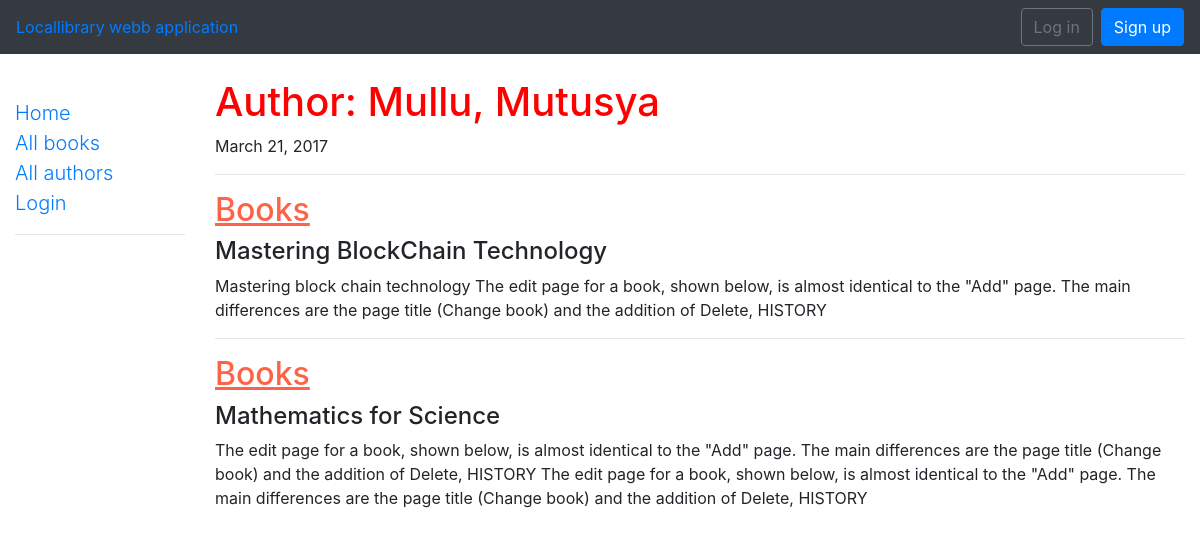
Screenshot of /catalog/author/4 with the database file from the repository.
### catalog/models.py (models this page shows, shortened)
class Author(models.Model):
    first_name = models.CharField(max_length=100)
    last_name = models.CharField(max_length=100)
    date_of_birth = models.DateField(null=True, blank=True)
    date_of_death = models.DateField('Died', null=True, blank=True)
    class Meta:
        ordering = ["last_name","first_name"]

class Book(models.Model):
    title = models.CharField(max_length=200)
    author = models.ForeignKey('Author', on_delete=models.SET_NULL, null=True)
    summary = models.TextField(max_length=1000, help_text='Enter a brief description of the book')
    isbn = models.CharField('ISBN',max_length=13, help_text='13 Character <a href="https://www.isbn-international.org/content/what-isbn">ISBN number</a>')
    genre = models.ManyToManyField(Genre, help_text='Select a genre for this book')
    book_language = models.ManyToManyField(Language, help_text='Select a language for this book')
    def display_genre(self):
        """
        Creates a string for the Genre. This is required to display genre in Admin.
        """
        return ', '.join([ genre.genre_name for genre in self.genre.all()[:4] ])
    display_genre.short_description = 'Genre'

### catalog/views.py (the view)
# urls.py: path('author/<int:pk>', views.AuthorDetailView.as_view(),name='author-detail'),
class AuthorDetailView(generic.DetailView):
    model=Author
    template_name = 'catalog/author_detail.html'

### catalog/templates/catalog/author_detail.html
{% extends "catalog/base_template.html" %}
{% block content %}
  <h1>Author: {{ author.first_name}}, {{ author.last_name}}</h1>
  <p>{{ author.date_of_birth}}</p>
  {% for book in author.book_set.all %}
    <hr>
    <h2>Books</h2>
    <h4>{{book.title}}</h4>
    <p>{{book.summary}}</p>
    {% endfor %}
  {%  endblock %}

### catalog/static/catalog/css/style.css (style rules this page uses)
h1 { color: red; }
h2 { color: tomato; text-decoration-line: underline; }

### rows the page displays
Author: first_name "Mullu", last_name "Mutusya", date_of_birth "March 21, 2017"
Book: title "Mastering BlockChain Technology", summary "Mastering block chain technology The edit page for a book, shown below, is almost identical to the \"Add\" page. The main differences are the page title (Change book) and the addition of Delete, HISTORY"
Book: title "Mathematics for Science", summary "The edit page for a book, shown below, is almost identical to the \"Add\" page. The main differences are the page title (Change book) and the addition of Delete, HISTORY The edit page for a book, shown below, is almost identical to the \"Add\" page. The main differences are the page title (Change book) and the addition of Delete, HISTORY"
